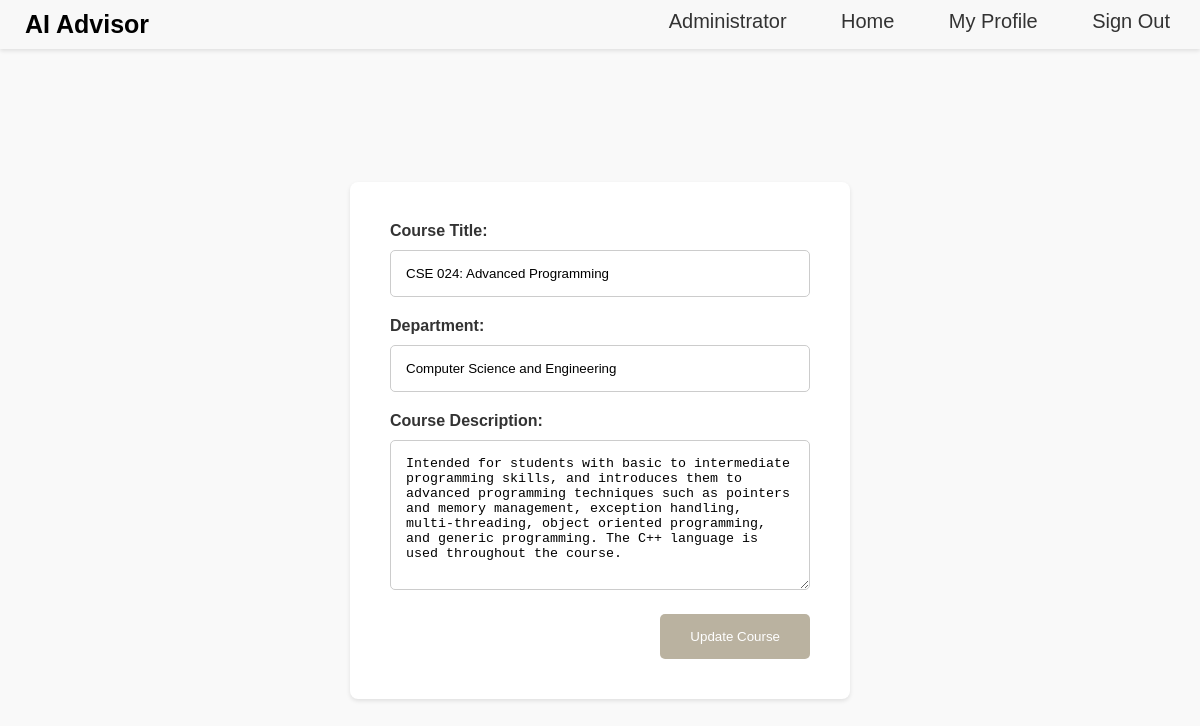
The page /edit_course/27 on the database its author committed.
### app/models/model.py (models this page shows, shortened)
class Course(db.Model):
    courseID = db.Column(db.Integer, primary_key=True)
    title = db.Column(db.String(255), nullable=False)
    description = db.Column(db.Text, nullable=False)
    department = db.Column(db.String(255), nullable=False)
    created = db.Column(db.DateTime, default=datetime.utcnow)
    updated = db.Column(db.DateTime, default=datetime.utcnow, onupdate=datetime.utcnow)

### app/routes/view.py (the view)
@view_blueprint.route('/edit_course/<int:course_id>')
def edit_course(course_id):
    course = Course.query.get_or_404(course_id)
    return render_template('edit_course.html', course=course)

### app/templates/edit_course.html (shortened to what this page needs)
{% extends 'base.html' %} {% block styleLogin %}
<link
  rel="stylesheet"
  href="{{ url_for('static', filename='css/styleEditCourse.css') }}"
/>
<link
  rel="stylesheet"
  href="https://cdnjs.cloudflare.com/ajax/libs/font-awesome/5.15.1/css/all.min.css"
/>
{% endblock %} {% block content %}
<div class="edit-course-container">
  <form
    action="/update_course/{{ course.courseID }}"
    method="post"
    class="edit-course-form"
  >
    <div class="form-field">
      <label for="title">Course Title:</label>
      <input type="text" id="title" name="title" value="{{ course.title }}" />
    </div>
    <div class="form-field">
      <label for="department">Department:</label>
      <input
        type="text"
        id="department"
        name="department"
        value="{{ course.department }}"
      />
    </div>
    <div class="form-field">
      <label for="description">Course Description:</label>
      <textarea id="description" name="description">
{{ course.description }}</textarea
      >
    </div>
    <div class="button-container">
        <button type="button" onclick="updateCourse('{{ course.courseID }}')">Update Course</button>
    </div>
    </div>
{% endblock %}

### app/static/css/styleBase.css (style rules this page uses)
body { margin: 0; font-family: Arial, sans-serif; }

### app/static/css/styleEditCourse.css (style rules this page uses)
body { margin: 0; font-family: "Arial", sans-serif; background-color: #f9f9f9; display: flex; justify-content: center; align-items: center; min-height: 100vh; padding: 40px; }
.edit-course-container { width: 100%; max-width: 500px; background-color: #fff; padding: 40px; box-shadow: 0 2px 4px rgba(0, 0, 0, 0.1); border-radius: 8px; margin: auto; box-sizing: border-box; }
.edit-course-form .form-field { box-sizing: border-box; margin-bottom: 20px; }
.edit-course-form label { display: block; font-weight: bold; margin-bottom: 10px; color: #333; text-align: left; }
.edit-course-form input[type="text"], .edit-course-form textarea { width: 100%; padding: 15px; border: 1px solid #ccc; border-radius: 5px; box-sizing: border-box; }
.edit-course-form textarea { min-height: 150px; resize: vertical; }
.edit-course-form .button-container { text-align: right; }
.edit-course-form button { padding: 15px 30px; background-color: #bab2a0; color: white; border: none; border-radius: 5px; cursor: pointer; transition: background-color 0.3s; box-sizing: border-box; }

### rows shown on the page
Course: title "CSE 024: Advanced Programming", department "Computer Science and Engineering", description "Intended for students with basic to intermediate programming skills, and introduces them to advanced programming techniques such as pointers and memory management, exception handling, multi-threading, object oriented programming, and generic programming. The C++ language is used throughout the course."
